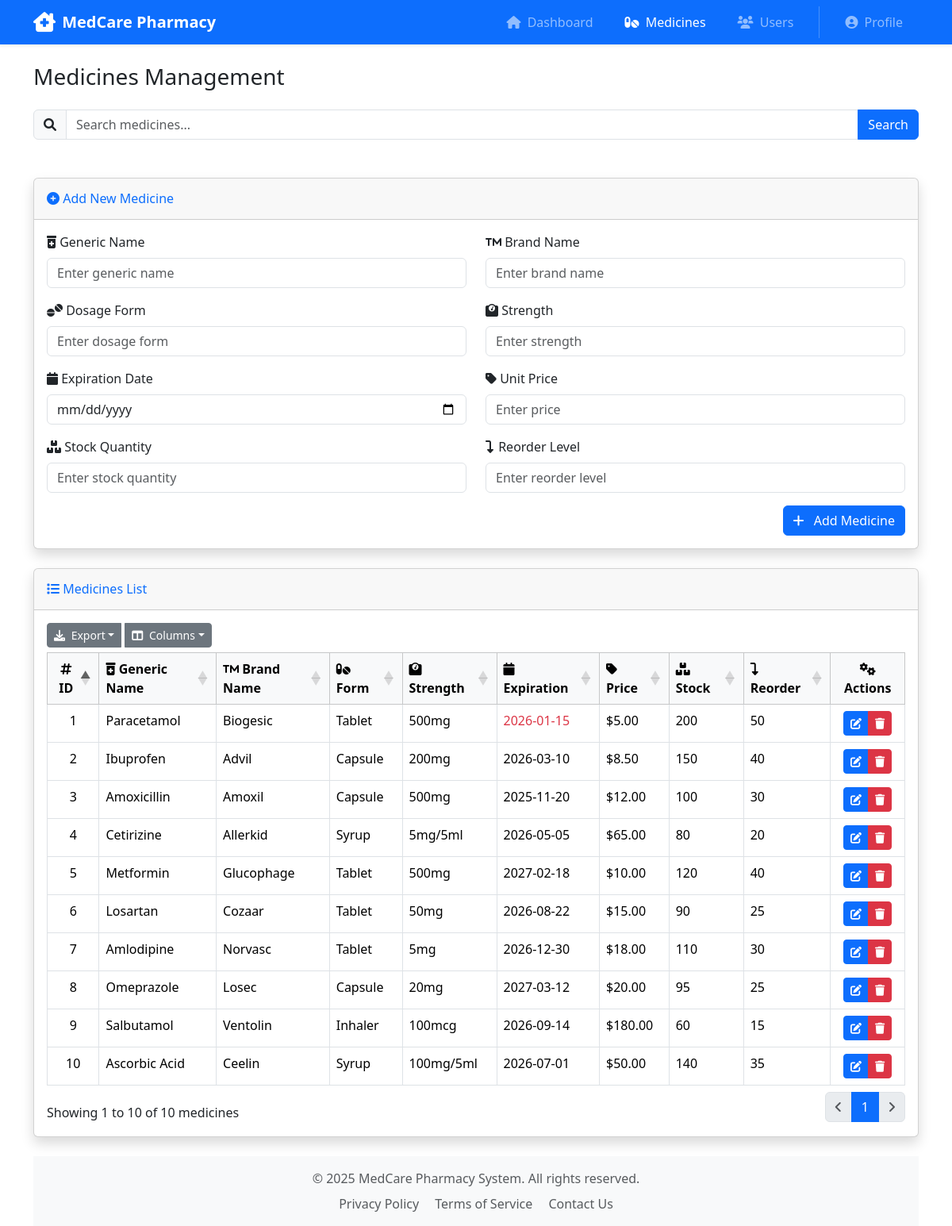
The app's page /www/pharmacy/medicines.php with its own data.
### tables this page shows
CREATE TABLE `medicines` (
                `medicine_id` int(11) NOT NULL,
                  `generic_name` varchar(100) NOT NULL,
                    `brand_name` varchar(100) NOT NULL,
                      `dosage_form` varchar(50) NOT NULL,
                        `strength` varchar(50) NOT NULL,
                          `expiration_date` date NOT NULL,
                            `unit_price` decimal(10,2) NOT NULL,
                              `stock_quantity` int(11) NOT NULL,
                                `reorder_level` int(11) NOT NULL
                                );

### www/pharmacy/medicines.php (the view, shortened to what this page needs)
<?php
include('includes/database.php');
$keyword = '';
if (isset($_GET['q'])) {
    $keyword = mysqli_real_escape_string($conn,$_GET['q']);
    $sql = "SELECT * FROM medicines
            WHERE generic_name LIKE '%$keyword%'
               OR brand_name LIKE '%$keyword%'";
} else {
    $sql = "SELECT * FROM medicines";
}
$result = mysqli_query($conn,$sql);
?>
<!DOCTYPE html>
<html>
<head>
  <link rel="stylesheet" href="assets/css/bootstrap.min.css">
  <link rel="stylesheet" href="assets/css/fontawesome.min.css">
  <link rel="stylesheet" href="assets/css/dataTables.bootstrap5.min.css">
  <link rel="stylesheet" href="assets/css/buttons.bootstrap5.min.css">
  <link rel="stylesheet" href="assets/css/fixedHeader.bootstrap5.min.css">
</head>
<body>
  <nav class="navbar navbar-expand-lg navbar-dark bg-primary shadow-sm sticky-top">
    <div class="container">
      <a class="navbar-brand d-flex align-items-center" href="index.php">
        <i class="fas fa-clinic-medical fa-lg me-2"></i>
        <span class="fw-bold">MedCare Pharmacy</span>
      </a>
      <div class="collapse navbar-collapse" id="navbarNav">
        <ul class="navbar-nav ms-auto">
          <li class="nav-item mx-1">
            <a class="nav-link px-3 rounded-pill" href="index.php">
              <i class="fas fa-home me-1"></i> Dashboard
            </a>
          </li>
          <li class="nav-item mx-1">
            <a class="nav-link active px-3 rounded-pill" href="medicines.php">
              <i class="fas fa-pills me-1"></i> Medicines
            </a>
          </li>
          <li class="nav-item mx-1">
            <a class="nav-link px-3 rounded-pill" href="users.php">
              <i class="fas fa-users me-1"></i> Users
            </a>
          </li>
          <li class="nav-item mx-1 d-none d-lg-block">
          </li>
          <li class="nav-item mx-1">
            <a class="nav-link px-3 rounded-pill" href="profile.php">
              <i class="fas fa-user-circle me-1"></i> Profile
            </a>
          </li>
        </ul>
      </div>
    </div>
  </nav>
  <div class="container mt-4">
    <div class="row mb-4">
      <div class="col">
        <h2 class="h3 mb-4">Medicines Management</h2>
        <form method="get" class="mb-4">
          <div class="input-group">
            <span class="input-group-text"><i class="fas fa-search"></i></span>
            <input type="text" class="form-control" name="q" placeholder="Search medicines..." value="<?= htmlspecialchars($keyword) ?>">
            <button type="submit" class="btn btn-primary">Search</button>
          </div>
        </form>
      </div>
    </div>
    <div class="card shadow mb-4">
      <div class="card-header py-3">
        <h6 class="m-0 font-weight-bold text-primary"><i class="fas fa-plus-circle"></i> Add New Medicine</h6>
      </div>
      <div class="card-body">
        <form method="post">
          <div class="row">
            <div class="col-md-6 mb-3">
              <label class="form-label"><i class="fas fa-prescription-bottle-medical"></i> Generic Name</label>
              <input type="text" class="form-control" name="generic_name" placeholder="Enter generic name" required>
            </div>
            <div class="col-md-6 mb-3">
              <label class="form-label"><i class="fas fa-trademark"></i> Brand Name</label>
              <input type="text" class="form-control" name="brand_name" placeholder="Enter brand name">
            </div>
          </div>
          <div class="row">
            <div class="col-md-6 mb-3">
              <label class="form-label"><i class="fas fa-tablets"></i> Dosage Form</label>
              <input type="text" class="form-control" name="dosage_form" placeholder="Enter dosage form">
            </div>
            <div class="col-md-6 mb-3">
              <label class="form-label"><i class="fas fa-weight"></i> Strength</label>
              <input type="text" class="form-control" name="strength" placeholder="Enter strength">
            </div>
          </div>
          <div class="row">
            <div class="col-md-6 mb-3">
              <label class="form-label"><i class="fas fa-calendar"></i> Expiration Date</label>
              <input type="date" class="form-control" name="expiration_date">
            </div>
            <div class="col-md-6 mb-3">
              <label class="form-label"><i class="fas fa-tag"></i> Unit Price</label>
              <input type="number" step="0.01" class="form-control" name="unit_price" placeholder="Enter price">
            </div>
          </div>
          <div class="row">
            <div class="col-md-6 mb-3">
              <label class="form-label"><i class="fas fa-boxes"></i> Stock Quantity</label>
              <input type="number" class="form-control" name="stock_quantity" placeholder="Enter stock quantity">
            </div>
            <div class="col-md-6 mb-3">
              <label class="form-label"><i class="fas fa-level-down-alt"></i> Reorder Level</label>
              <input type="number" class="form-control" name="reorder_level" placeholder="Enter reorder level">
            </div>
          </div>
          <div class="text-end">
            <button type="submit" name="add" class="btn btn-primary">
              <i class="fas fa-plus me-2"></i> Add Medicine
            </button>
          </div>
        </form>
      </div>
    </div>
    <div class="card shadow mb-4">
      <div class="card-header py-3">
        <h6 class="m-0 font-weight-bold text-primary"><i class="fas fa-list"></i> Medicines List</h6>
      </div>
      <div class="card-body">
        <div class="table-responsive">
          <table id="medicinesTable" class="table table-bordered table-hover">
            <thead class="table-light">
              <tr>
                <th class="text-center"><i class="fas fa-hashtag"></i> ID</th>
                <th><i class="fas fa-prescription-bottle-medical"></i> Generic Name</th>
                <th><i class="fas fa-trademark"></i> Brand Name</th>
                <th><i class="fas fa-pills"></i> Form</th>
                <th><i class="fas fa-weight"></i> Strength</th>
                <th><i class="fas fa-calendar"></i> Expiration</th>
                <th><i class="fas fa-tag"></i> Price</th>
                <th><i class="fas fa-boxes"></i> Stock</th>
                <th><i class="fas fa-level-down-alt"></i> Reorder</th>
                <th class="text-center"><i class="fas fa-cogs"></i> Actions</th>
              </tr>
            </thead>
            <tbody>
              <?php while($row = mysqli_fetch_assoc($result)):
                $stock_class = '';
                $expiry_class = '';
                $today = new DateTime();
                $expiry = new DateTime($row['expiration_date']);
                $diff = $today->diff($expiry);
                if ($diff->days <= 30) {
                  $expiry_class = 'text-expiring';
                }
              ?>
              <tr class="<?= $stock_class ?>">
                <td class="text-center"><?= $row['medicine_id'] ?></td>
                <td><?= htmlspecialchars($row['generic_name']) ?></td>
                <td><?= htmlspecialchars($row['brand_name']) ?></td>
                <td><?= htmlspecialchars($row['dosage_form']) ?></td>
                <td><?= htmlspecialchars($row['strength']) ?></td>
                <td class="<?= $expiry_class ?>"><?= $row['expiration_date'] ?></td>
                <td data-order="<?= $row['unit_price'] ?>">$<?= number_format($row['unit_price'], 2) ?></td>
                <td data-order="<?= $row['stock_quantity'] ?>"><?= $row['stock_quantity'] ?></td>
                <td><?= $row['reorder_level'] ?></td>
                <td class="text-center">
                  <div class="btn-group btn-group-sm" role="group">
                    <a href="edit.php?id=<?= $row['medicine_id'] ?>"
                       class="btn btn-primary" title="Edit">
                      <i class="fas fa-edit"></i>
                    </a>
                    <a href="?delete=<?= $row['medicine_id'] ?>"
                       onclick="return confirm('Are you sure you want to delete this medicine?')"
                       class="btn btn-danger" title="Delete">
                      <i class="fas fa-trash"></i>
                    </a>
                  </div>
                </td>
              </tr>
              <?php endwhile; ?>
            </tbody>
          </table>
        </div>
      </div>
    </div>
    <footer class="footer bg-light mt-auto py-3">
      <div class="container">
        <div class="text-center">
          <span class="text-muted">&copy; 2025 MedCare Pharmacy System. All rights reserved.</span>
          <div class="mt-2">
            <a href="#" class="text-decoration-none text-muted mx-2">Privacy Policy</a>
            <a href="#" class="text-decoration-none text-muted mx-2">Terms of Service</a>
            <a href="#" class="text-decoration-none text-muted mx-2">Contact Us</a>
          </div>
        </div>
      </div>
    </footer>
  </div>
</body>
</html>

### www/pharmacy/medicines.php (style rules this page uses)
.text-expiring { color: #dc3545 !important; }
.btn-group-sm > .btn { padding: 0.25rem 0.5rem; }

### records on screen
medicines: medicine_id "1", generic_name "Paracetamol", brand_name "Biogesic", dosage_form "Tablet", strength "500mg", expiration_date "2026-01-15", unit_price "5.00", stock_quantity "200", reorder_level "50"
medicines: medicine_id "2", generic_name "Ibuprofen", brand_name "Advil", dosage_form "Capsule", strength "200mg", expiration_date "2026-03-10", unit_price "8.50", stock_quantity "150", reorder_level "40"
medicines: medicine_id "3", generic_name "Amoxicillin", brand_name "Amoxil", dosage_form "Capsule", strength "500mg", expiration_date "2025-11-20", unit_price "12.00", stock_quantity "100", reorder_level "30"
medicines: medicine_id "4", generic_name "Cetirizine", brand_name "Allerkid", dosage_form "Syrup", strength "5mg/5ml", expiration_date "2026-05-05", unit_price "65.00", stock_quantity "80", reorder_level "20"
medicines: medicine_id "5", generic_name "Metformin", brand_name "Glucophage", dosage_form "Tablet", strength "500mg", expiration_date "2027-02-18", unit_price "10.00", stock_quantity "120", reorder_level "40"
medicines: medicine_id "6", generic_name "Losartan", brand_name "Cozaar", dosage_form "Tablet", strength "50mg", expiration_date "2026-08-22", unit_price "15.00", stock_quantity "90", reorder_level "25"
medicines: medicine_id "7", generic_name "Amlodipine", brand_name "Norvasc", dosage_form "Tablet", strength "5mg", expiration_date "2026-12-30", unit_price "18.00", stock_quantity "110", reorder_level "30"
medicines: medicine_id "8", generic_name "Omeprazole", brand_name "Losec", dosage_form "Capsule", strength "20mg", expiration_date "2027-03-12", unit_price "20.00", stock_quantity "95", reorder_level "25"
medicines: medicine_id "9", generic_name "Salbutamol", brand_name "Ventolin", dosage_form "Inhaler", strength "100mcg", expiration_date "2026-09-14", unit_price "180.00", stock_quantity "60", reorder_level "15"
medicines: medicine_id "10", generic_name "Ascorbic Acid", brand_name "Ceelin", dosage_form "Syrup", strength "100mg/5ml", expiration_date "2026-07-01", unit_price "50.00", stock_quantity "140", reorder_level "35"
